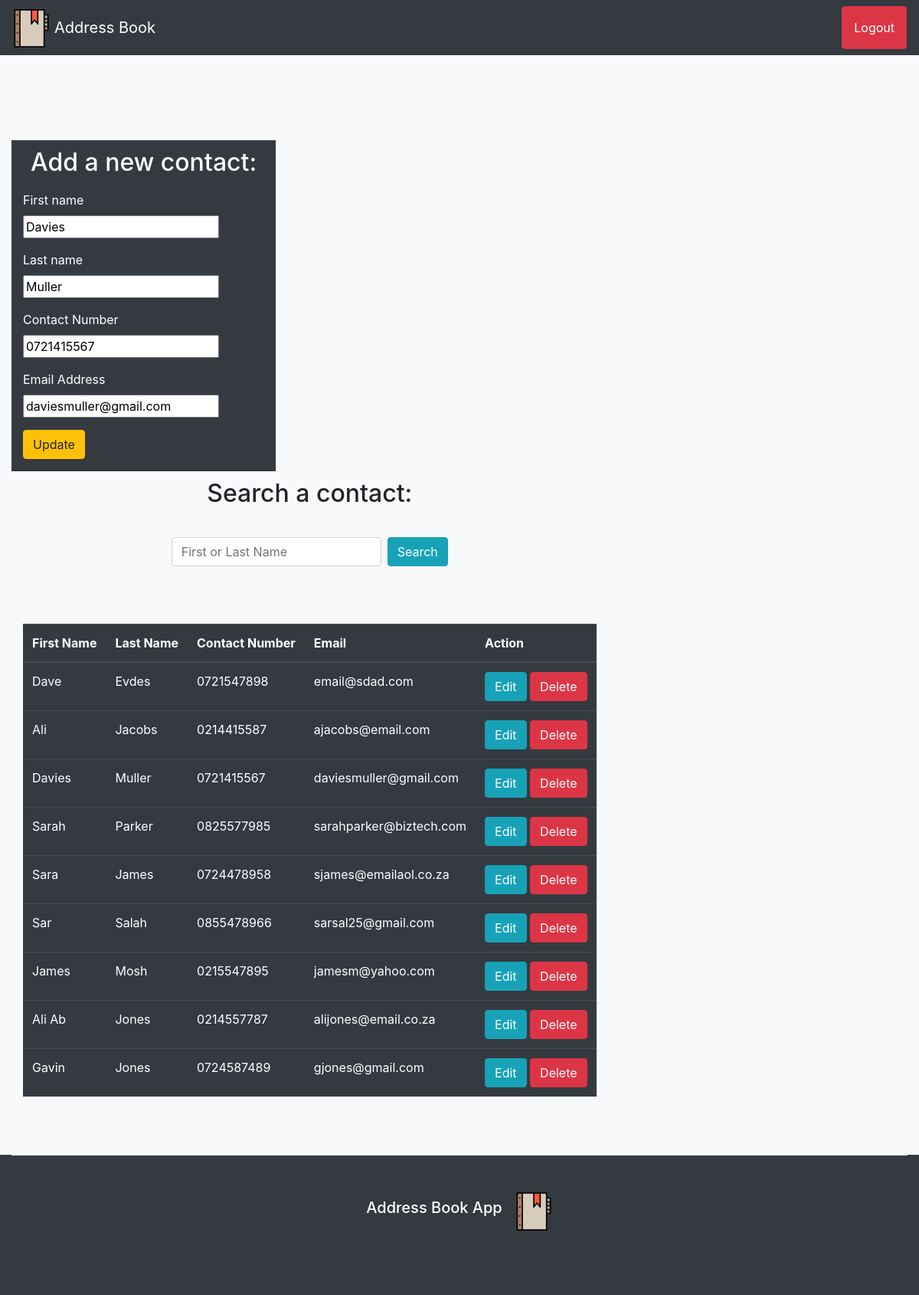
The app's page /addressBook.php?edit=12 (signed in) with its own data.
### tables this page shows
CREATE TABLE `contact` (
  `contact_id` int(11) NOT NULL AUTO_INCREMENT,
  `fname` varchar(100) DEFAULT NULL,
  `lname` varchar(100) DEFAULT NULL,
  `cnumber` varchar(100) DEFAULT NULL,
  `email` varchar(100) DEFAULT NULL,
  PRIMARY KEY (`contact_id`)
);

### process.php (called while the page is built, shortened)
<?php
require_once('connectdb.php');
if (isset($_GET['edit'])){
    $contact_id = $_GET['edit'];
    $update = true;
    $result = $mysqli->query("SELECT * FROM contact WHERE contact_id=$contact_id") or die($mysqli->error());
    if (count($result)==1){
        $row = $result->fetch_array();
        $fname = $row['fname'];
        $lname = $row['lname'];
        $cnumber = $row['cnumber'];
        $email = $row['email'];
    }
}
?>

### addressBook.php (the view, shortened to what this page needs)
<?php
include('connectdb.php');
include('process.php');
?>
<!DOCTYPE html>
<html lang="en">
<head>
    <link rel="stylesheet" href="https://stackpath.bootstrapcdn.com/bootstrap/4.3.1/css/bootstrap.min.css">
    <link rel="stylesheet" href="style.css">
</head>
<body class="bg-light">
<nav class="navbar navbar-expand-sm navbar-dark bg-dark">
<img class="mb-4" id="logo" src="assests\addressBook.svg" alt="" width="50" height="50">
  <a class="navbar-brand" id="logotxt" href="addressBook.php">Address Book</a>
<div class="navbar-collapse" id="navbarSupportedContent">
    <a href="logout.php" id="logoutbtn" class="btn d-flex justify-content-end btn-danger my-2 my-sm-0" role="button" aria-pressed="true">Logout</a>
</div>
</nav>
<div class="container">
        <div class="row marg">
          <div class="row formpadding">
        <div class="col-sm bg-dark">
          <h2 id="add">Add a new contact:</h2>
            <form action="process.php" method="post">
                <div class="form-group">
                <label>First name</label><br>
                <input type="text" name="fname" value="<?php echo $fname; ?>"></div>
                <div class="form-group">
                <label>Last name</label><br>
                <input type="text" name="lname" value="<?php echo $lname; ?>"></div>
                <div class="form-group">
                <label>Contact Number</label><br>
                <input type="number" name="cnumber" value="<?php echo $cnumber; ?>"></div>
                <div class="form-group">
                <label>Email Address</label><br>
                <input type="text" name="email" value="<?php echo $email; ?>"></div>
                <div class="form-group">
                <?php
                if ($update == true):
                ?>
                    <button type="submit" class=" btn btn-warning" name="update">Update</button>
                <?php else: ?>
                <button type="submit" class=" btn btn-primary" name="save">Save</button>
                <?php endif; ?>
                </div>
                </div>
            </div>
            <div class="row">
<div class="col-sm margright">
<h2 id="search">Search a contact:</h2>
<form action="addressBook.php" method="get" class="form-inline my-2 my-lg-0 d-flex justify-content-center">
      <input class="form-control mr-sm-2" type="text" name="search" placeholder="First or Last Name" aria-label="Search">
      <button class="btn btn-info my-2 my-sm-0" type="submit">Search</button>
    </form>
<?php
include('search.php');
?>
<?php    $result = $mysqli->query("SELECT * FROM contact") or die($mysqli->error);
        ?>
        <table class="table table-hover table-dark formmarg">
            <thead>
            <tr>
                <th>First Name</th>
                <th>Last Name</th>
                <th>Contact Number</th>
                <th>Email</th>
                <th colspan="2">Action</th>
            </tr>
            </thead>
        <?php
            while ($row = $result->fetch_assoc()): ?>
            <tr>
                <td><?php echo $row['fname']; ?></td>
                <td><?php echo $row['lname']; ?></td>
                <td><?php echo $row['cnumber']; ?></td>
                <td><?php echo $row['email']; ?></td>
                <td>
                    <a href="addressBook.php?edit=<?php echo $row['contact_id']; ?>"
                    class="btn btn-info">Edit</a>
                    <a href="process.php?delete=<?php echo $row['contact_id']; ?>"
                    class="btn btn-danger">Delete</a>
                </td>
            </tr>
            <?php endwhile; ?>
        </table>
</div>
</div>
        </div>
    </div>
<div class="container-fluid bg-dark margb">
<footer class="pt-4 my-md-5 pt-md-5 border-top bg-dark">
        <div class="row">
          <div class="col-sm-12 d-flex justify-content-center">
          <h2 class="navbar-brand text-white logo2" href="addressBook.php">Address Book App</h2>
          <img class="mb-4" src="assests\addressBook.svg" alt="" width="50" height="50">
          </div>
        </div>
      </footer>
</div>
</body>
</html>

### style.css (style rules this page uses)
.marg { margin-top: 10%; }
.margb { margin-bottom: 0 !important; padding-bottom: 0 !important; }
.formmarg { margin-top: 10%; }
#logoutbtn { color: white; padding: 15px; }
#add { padding: 10px; }
#search { text-align: center; margin-top: 10px; margin-bottom: 5%; }
.margb { margin-top: 5%; padding-bottom: 12px !important; }
#logo { margin-bottom: -2px !important; margin-right: 5px;; }
.formpadding { padding-right: 7% !important; color: white; }

### records on screen
contact: fname "Davies", lname "Muller", cnumber "0721415567", email "daviesmuller@gmail.com"
contact: fname "Dave", lname "Evdes", cnumber "0721547898", email "email@sdad.com"
contact: fname "Ali", lname "Jacobs", cnumber "0214415587", email "ajacobs@email.com"
contact: fname "Sarah", lname "Parker", cnumber "0825577985", email "sarahparker@biztech.com"
contact: fname "Sara", lname "James", cnumber "0724478958", email "sjames@emailaol.co.za"
contact: fname "Sar", lname "Salah", cnumber "0855478966", email "sarsal25@gmail.com"
contact: fname "James", lname "Mosh", cnumber "0215547895", email "jamesm@yahoo.com"
contact: fname "Ali Ab", lname "Jones", cnumber "0214557787", email "alijones@email.co.za"
contact: fname "Gavin", lname "Jones", cnumber "0724587489", email "gjones@gmail.com"
